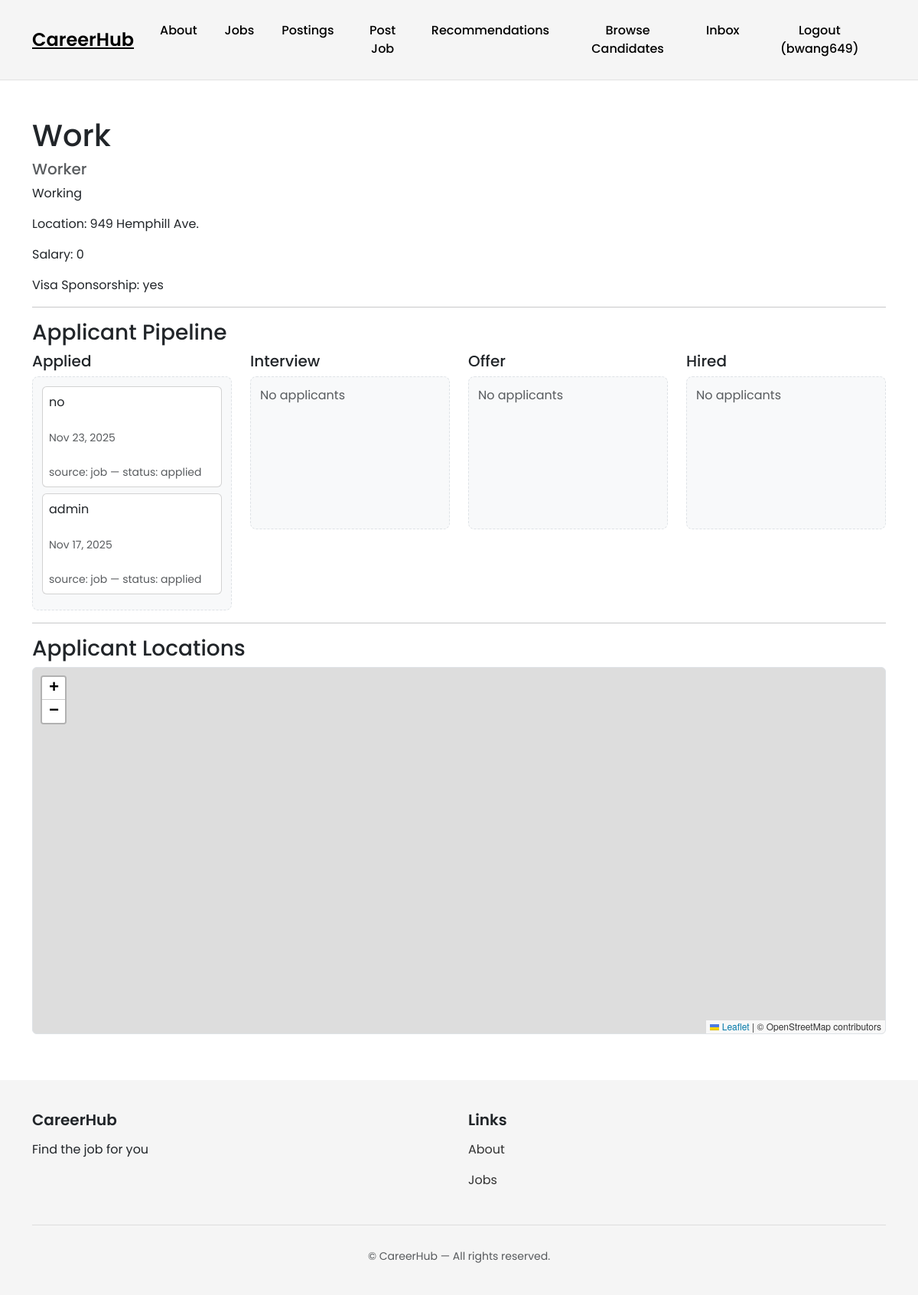
Screenshot of /recruiters/4/detail/ (signed in) with the database file from the repository.
### accounts/models.py (models this page shows)
class User(AbstractUser):
    firstname = models.CharField(max_length=150, blank=True)
    lastname = models.CharField(max_length=150, blank=True)
    username = models.CharField(max_length=150, unique=True)
    password = models.CharField(max_length=128)
    ROLE_CHOICES = [
        ('seeker', 'Job Seeker'),
        ('recruiter', 'Recruiter'),
    ]
    role = models.CharField(max_length=10, choices=ROLE_CHOICES, default='seeker')

### recruiters/models.py (models this page shows, shortened)
class Post(models.Model):
    id = models.AutoField(primary_key=True)
    title = models.CharField(max_length=200)
    company = models.CharField(max_length=200)
    description = models.TextField()
    location = models.CharField(max_length=200)
    lat = models.FloatField(null=True, blank=True)
    lng = models.FloatField(null=True, blank=True)
    salary_range = models.CharField(max_length=100)
    required_skills = models.ManyToManyField(Skill)
    recruiter = models.ForeignKey(User, on_delete=models.CASCADE)
    created_at = models.DateTimeField(auto_now_add=True)
    updated_at = models.DateTimeField(auto_now=True)
    VISA_CHOICES = [
        ('yes', 'Yes'),
        ('no', 'No'),
    ]
    visa_sponsorship = models.CharField(max_length=3, choices=VISA_CHOICES, default='no')

### jobs/models.py (models this page shows)
class Application(models.Model):
    STATUS_CHOICES = [
        ('applied', 'Applied'),
        ('review', 'Review'),
        ('interview', 'Interview'),
        ('offer', 'Offer'),
        ('closed', 'Closed'),
    ]
    job = models.ForeignKey('recruiters.Post', on_delete=models.CASCADE, default=None)
    applicant = models.ForeignKey(User, on_delete=models.CASCADE)
    status = models.CharField(max_length=20, choices=STATUS_CHOICES, default='applied')
    note = models.TextField(blank=True)
    created_at = models.DateTimeField(auto_now_add=True)
    updated_at = models.DateTimeField(auto_now=True)

### recruiters/views.py (the view, shortened to what this page needs)
# urls.py: path('<int:id>/detail/', views.detail, name='recruiters.detail'),
@login_required
def detail(request, id):
    post = get_object_or_404(Post, id=id)
    applicant_users = JobApplication.objects.filter(job=post).values_list('applicant__id', flat=True).distinct()
    candidate_locations = Profile.objects.filter(
        user__id__in=applicant_users,
        location_public=True,
        lat__isnull=False,
        lng__isnull=False
    ).values('user__first_name', 'user__last_name', 'lat', 'lng')
    applicant_map_data = list(candidate_locations)
    applicants = Applicant.objects.filter(post=post).order_by('-applied_at')
    job_applications = JobApplication.objects.filter(job=post).order_by('-created_at')
    stages = ['applied', 'interview', 'offer', 'hired']
    unified = {stage: [] for stage in stages}
    for app in job_applications:
        key = (app.status or '').lower()
        entry = {
            'username': getattr(app.applicant, 'username', str(app.applicant)),
            'status': app.status,
            'created_at': app.created_at,
            'applicant_id': getattr(app.applicant, 'id', None),
            'source': 'job',
        }
        if key in unified:
            unified[key].append(entry)
        else:
            unified['applied'].append(entry)
    applicants_by_stage_list = [(stage, unified.get(stage, [])) for stage in stages]
    return render(request, 'recruiters/detail.html', {
        'post': post,
        'stages': stages,
        'applicants_by_stage_list': applicants_by_stage_list,
        'applicant_map_data_json': json.dumps(applicant_map_data), # <--- Map data context
    })

### recruiters/templates/recruiters/detail.html (shortened to what this page needs)
{% extends 'base.html' %}
{% load custom_tags %}
{% block content %}
<div class="container mt-5">
    <h1>{{ post.title }}</h1>
    <h5 class="text-muted">{{ post.company }}</h5>
    <p>{{ post.description }}</p>
    <p>Location: {{ post.location }}</p>
    <p>Salary: {{ post.salary_range }}</p>
    <p>Visa Sponsorship: {{ post.visa_sponsorship }}</p>
    <hr>
    <h3>Applicant Pipeline</h3>
    <div class="row">
        {% for stage, entries in applicants_by_stage_list %}
        <div class="col-md-3">
            <h5>{{ stage|capfirst }}</h5>
            <div class="stage-container" data-stage="{{ stage }}">
                {% if entries %}
                    {% for e in entries %}
                        <div class="card mb-2 p-2"
                             data-username="{{ e.username }}"
                             data-applicant-id="{{ e.applicant_id|default:'' }}"
                             tabindex="0">
                            <span class="username">{{ e.username }}</span>
                            <br>
                            <small class="text-muted">{{ e.created_at|date:"M d, Y" }}</small>
                            <br>
                            <small class="text-muted">source: {{ e.source }} — status: {{ e.status }}</small>
                        </div>
                    {% endfor %}
                {% else %}
                    <p class="text-muted">No applicants</p>
                {% endif %}
            </div>
        </div>
        {% endfor %}
    </div>
    <hr>
    <h3>Applicant Locations</h3>
    <div class="mb-4">
        <div id="applicantMap" class="w-100 rounded border" style="height:60vh;"></div>
    </div>
    </div>
{% endblock %}
{% block extra_js %}
<link rel="stylesheet" href="https://unpkg.com/leaflet@1.9.4/dist/leaflet.css">
<link rel="stylesheet" href="https://unpkg.com/leaflet.markercluster@1.5.3/dist/MarkerCluster.css" />
<link rel="stylesheet" href="https://unpkg.com/leaflet.markercluster@1.5.3/dist/MarkerCluster.Default.css" />
{% endblock %}

### CareerHub/templates/base.html (shortened to what this page needs)
<!DOCTYPE html>
<html lang="en">
{% load static %}
<head>
    <link href="https://cdn.jsdelivr.net/npm/bootstrap@5.3.3/dist/css/bootstrap.min.css" rel="stylesheet">
</head>
<body>
    <nav class="navbar navbar-expand-lg navbar-custom">
        <div class="container d-flex justify-content-between">
            <a class="navbar-brand" href="{% url 'home.index' %}">CareerHub</a>
            <div class="collapse navbar-collapse text-center" id="navbarNav">
                <ul class="navbar-nav mx-auto">
                    <li class="nav-item">
                        <a class="nav-link" href="{% url 'home.about' %}">About</a>
                    </li>
                    <li class="nav-item">
                        <a class="nav-link" href="{% url 'jobs.index' %}">Jobs</a>
                    </li>
                    {% if user.is_authenticated %}
                        {% if user.role == "recruiter" %}
                            <li class="nav-item"><a class="nav-link" href="{% url 'recruiters.index' %}">Postings</a></li>
                            <li class="nav-item"><a class="nav-link" href="{% url 'recruiters.create' %}">Post Job</a></li>
                            <li class="nav-item"><a class="nav-link" href="{% url 'recruiters.recommendations' %}">Recommendations</a></li>
                            <li class="nav-item"><a class="nav-link" href="{% url 'recruiters.candidates' %}">Browse Candidates</a></li>
                            <li class="nav-item"><a class="nav-link" href="{% url 'inbox.index' %}">Inbox</a></li>
                        {% endif %}
                    {% endif %}
                </ul>
                <div class="d-flex gap-2">
                    {% if user.is_authenticated %}
                        <a class="nav-link" href="{% url 'accounts.logout' %}">
                            Logout ({{ user.username }})
                        </a>
                    {% else %}
                        <a href="{% url 'accounts.login' %}" class="btn-login">Login</a>
                        <a href="{% url 'accounts.signup' %}" class="btn-signup">Signup</a>
                    {% endif %}
                </div>
            </div>
        </div>
    </nav>
    <div>
        {% block content %}
        {% endblock %}
    </div>
    <footer class="footer-modern">
        <div class="container">
            <div class="row">
                <div class="col-md-6">
                    <h5>CareerHub</h5>
                    <p style="max-width: 400px;">
                        Find the job for you
                    </p>
                </div>
                <div class="col-md-3">
                    <h5>Links</h5>
                    <p><a href="{% url 'home.about' %}">About</a></p>
                    <p><a href="{% url 'jobs.index' %}">Jobs</a></p>
                </div>
            </div>
            <div class="footer-divider"></div>
            <div class="text-center text-muted small">
                © {{ now|date:"Y" }} CareerHub — All rights reserved.
            </div>
        </div>
    </footer>
    {% block extra_js %}{% endblock %}
</body>
</html>

### CareerHub/templates/base.html (style rules this page uses)
body { font-family: 'Poppins', sans-serif; background: #ffffff; }
.navbar-custom { background: #f5f5f5 !important; padding: 20px 0; border-bottom: 1px solid #e2e2e2; }
.navbar-custom .navbar-brand { font-size: 24px; font-weight: 600; color: black !important; text-decoration: underline; }
.navbar-custom .nav-link { color: black !important; font-weight: 500; margin: 0 10px; }
.footer-modern { background: #f5f5f5; padding: 40px 0; margin-top: 60px; }
.footer-modern h5 { font-weight: 600; margin-bottom: 15px; }
.footer-modern a { color: #333; text-decoration: none; }
.footer-divider { border-top: 1px solid #ddd; margin: 30px 0; }

### recruiters/templates/recruiters/detail.html (style rules this page uses)
.stage-container { min-height: 200px; border: 1px dashed #dee2e6; border-radius: 0.5rem; padding: 0.75rem; background-color: #f8f9fa; }

### rows the page displays
User: username "bwang649"
Post: title "Work", company "Worker", description "Working", location "949 Hemphill Ave.", salary_range "0", visa_sponsorship "yes"
User: username "no"
Application: created_at "Nov 23, 2025", status "applied"
User: username "admin"
Application: created_at "Nov 17, 2025", status "applied"

### other values shown
{{ stage|capfirst }} "Applied" "Interview" "Offer" "Hired"
{{ e.source }} "job" "job"
